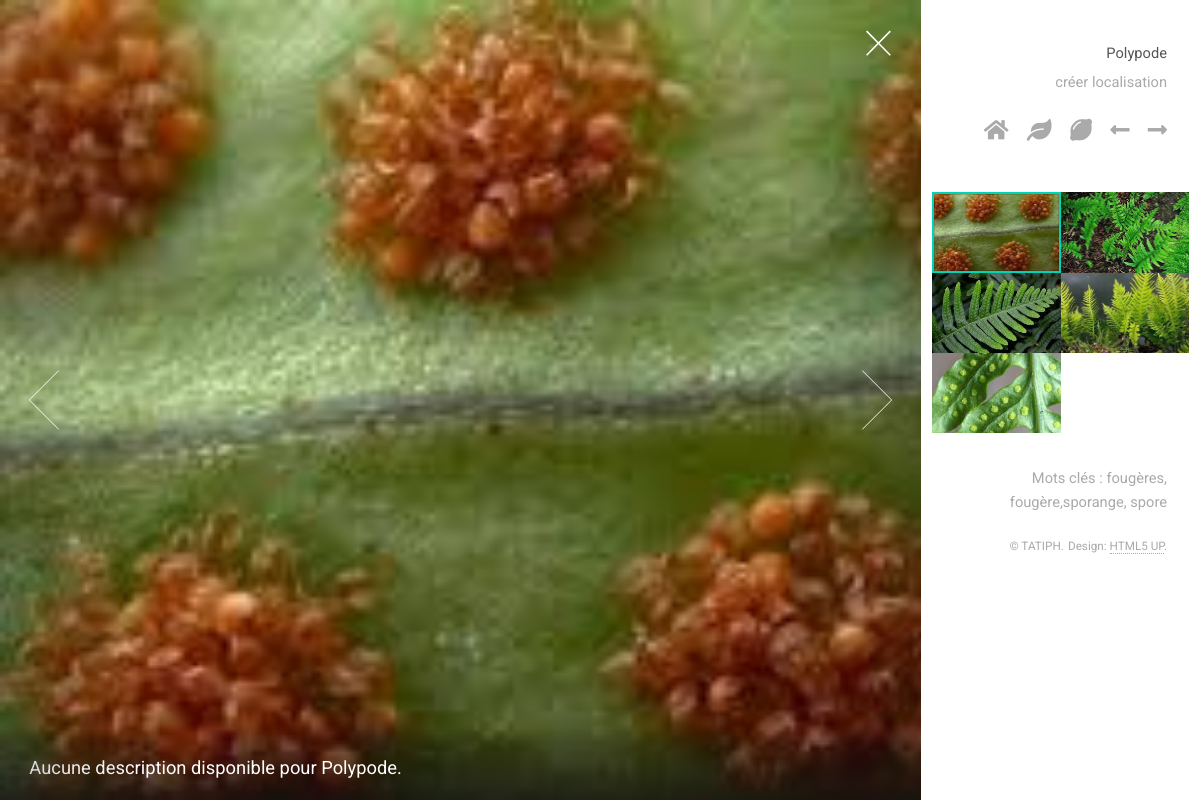
Page /description/4/ on the committed database.
### catalogue/models.py (models this page shows)
class Species(models.Model):
    name = models.CharField(max_length=200, unique=True)
    name_leaf = models.CharField(max_length=200, unique=False, blank=True)
    name_fruit = models.CharField(max_length=200, unique=True, blank=True)
    file_leaf = models.CharField(max_length=200, unique=True, blank=True)
    file_fruit = models.CharField(max_length=200, unique=True, blank=True)
    description = models.CharField(max_length=100000, unique=True, blank=True)
    folder_gallery = models.CharField(max_length=200, unique=True, blank=True)
    keywords = models.CharField(max_length=1000, unique=False, blank=True)
    user_name= models.CharField(max_length=200, unique=False, blank=True)
    loc = models.CharField(max_length=200, unique=False, blank=True)

### description/views.py (the view)
# urls.py: path('<int:id>/', views.description, name="description"), # URL de chaque espèce : /description/[id espèce]
def description(request, id):
    if id == 0:
        return redirect('/description/' + str(Species.objects.count()))
    if id > Species.objects.count():
        return redirect('/description/1')
    species = get_object_or_404(Species, id=id)
    normalized_name = normalize_name(species.name.lower())
    gallery_folder = Path(settings.BASE_DIR) / "catalogue" / "gallery" / f"{normalized_name}_gallery"
    images_path = []
    if gallery_folder.exists() and gallery_folder.is_dir():
        for file in gallery_folder.iterdir():
            if file.suffix.lower() in ['.png', '.jpg', '.jpeg', '.gif']:
                images_path.append(f"/catalogue/gallery/{normalized_name}_gallery/{file.name}")
    description_folder = Path(settings.BASE_DIR) / "description" / "descriptions"
    description_file = description_folder / f"{normalized_name}.txt"
    try:
        if description_file.exists() and description_file.is_file():
            with description_file.open('r', encoding='utf-8') as file:
                species.description = file.read()
        else:
            species.description = f"Aucune description disponible pour {species.name}."
    except Exception as e:
        species.description = f"Erreur lors de la lecture de la description : {e}"
    print("Nom normalisé :", normalized_name)
    print("Chemin galerie :", gallery_folder)
    print("Images trouvées :", images_path)
    print("Chemin description :", description_file)
    print("Description :", species.description)
    context = {
        **model_to_dict(species),
        'images_path': images_path,
        'is_red': request.user.is_authenticated,
    }
    return render(request, 'description/description.html', context)

### description/views.py (called while the page is built)
def normalize_name(input_str):
    no_accents = ''.join(c for c in normalize('NFD', input_str) if c.isascii())
    return no_accents.replace(' ', '_')

### description/templates/description/description.html (shortened to what this page needs)
{% load static %}
<!DOCTYPE HTML>
<html>
	<head>
		<link rel="stylesheet" href="{% static 'description/assets/css/main.css' %}" />
	</head>
	<body class="is-preload-0 is-preload-1 is-preload-2">
		<div id="main">
			<header id="header">
				<h1>{{ name }}</h1>
				<p>créer localisation</p>
				<ul class="icons">
					<li><a href="/accueil" class="icon solid fa-home"><span class="label">Accueil</span></a></li>
					<li><a href="/catalogue/feuilles/" class="icon solid fa-leaf"><span class="label">Vers catalogue_feuilles</span></a></li>
					<li><a href="/catalogue/fruits/" class="icon solid fa-lemon"><span class="label">Vers catalogue_fruits</span></a></li>
					<li><a href="/description/{{ id|add:-1 }}" class="icon solid fa-long-arrow-alt-left"><span class="label">Espèce précédente</span></a></li>
					<li><a href="/description/{{ id|add:1 }}" class="icon solid fa-long-arrow-alt-right"><span class="label">Espèce suivante</span></a></li>
				</ul>
			</header>
			<section id="thumbnails">
				{% if images_path %}
					{% for image in images_path %}
					<article>
						<a class="thumbnail" href="{{ image }}" data-position="left center">
							<img src="{{ image }}" alt="Image de la galerie" />
						</a>
						<h2>{{ description }}</h2>
					</article>
					{% endfor %}
				{% else %}
					<p>Aucune image trouvée pour cette espèce.</p>
				{% endif %}
			</section>
			<footer id="footer">
				<p>Mots clés : {{ keywords }}</p>
				<ul class="copyright">
					<li>&copy; TATIPH.</li><li>Design: <a href="http://html5up.net">HTML5 UP</a>.</li>
				</ul>
			</footer>
		</div>
	</body>
</html>

### rows in the picture
Species: name "Polypode", images_path "Aucune description disponible pour Polypode.", keywords "fougères, fougère,sporange, spore"
